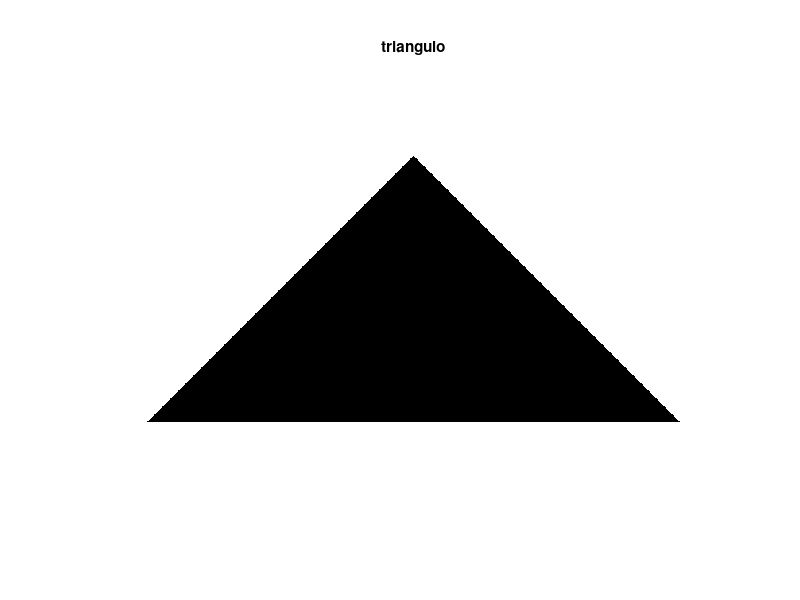

This figure's MATLAB source:
a=ones(500,700);
i=350;
j=350;
for f=100:400
    for c=i:j;
 a(f,c)=0; %asigno color negro.
    end
    i=i-1;
    j=j+1;
end 
imshow(a);
title('triangulo');
[FileName Path]=uiputfile('Guardar imagen');
if isequal(FileName,0)
    return;
else
    imwrite(a,strcat(Path,FileName));
end
